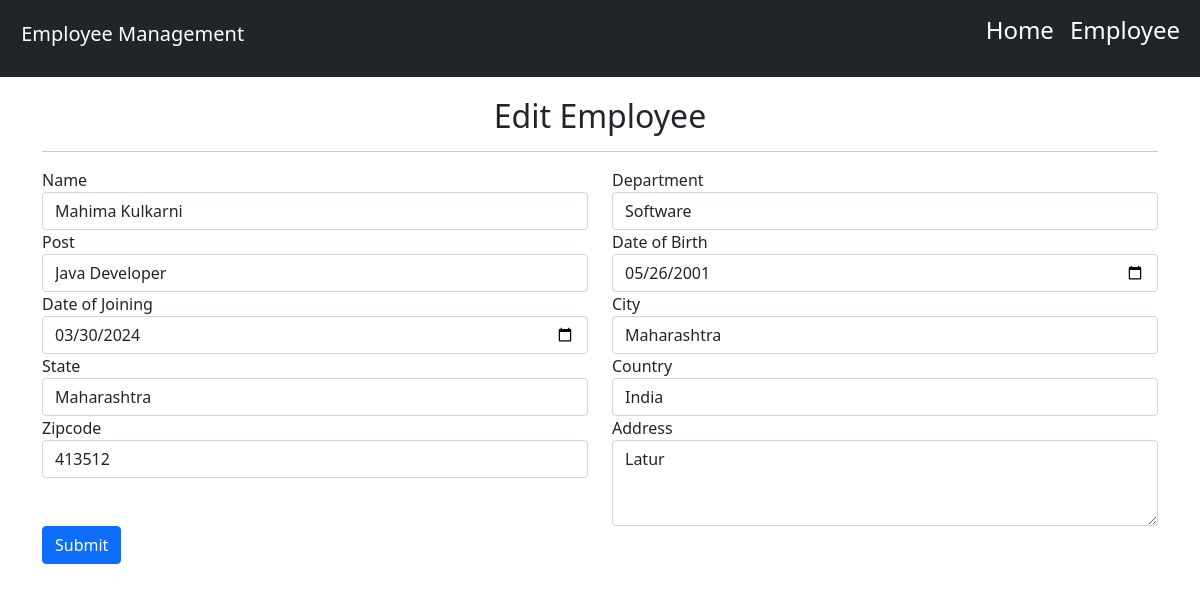
The page /employee-edit/3 on the database its author committed.
### employee/models.py (models this page shows, shortened)
class Employee(models.Model):
    name = models.CharField(max_length=100, null=True, blank=True)
    dob = models.DateField(null=True, blank=True)
    doj = models.DateField(null=True, blank=True)
    department = models.CharField(max_length=100, null=True, blank=True)
    post = models.CharField(max_length=100, null=True, blank=True)
    address = models.CharField(max_length=100, null=True, blank=True)
    city = models.CharField(max_length=100, null=True, blank=True)
    country = models.CharField(max_length=100, null=True, blank=True)
    zipcode = models.CharField(max_length=100, null=True, blank=True)
    state = models.CharField(max_length=100, null=True, blank=True)
    active = models.BooleanField(default=True)
    leave_count = models.IntegerField(null=True, blank=True, default=0)
    on_leave = models.BooleanField(default=False)

### employee/views.py (the view, shortened to what this page needs)
# urls.py: path('employee-edit/<int:pid>', views.edit_employee, name="edit_employee"),
def edit_employee(request, pid):
    emp_data = Employee.objects.get(id=pid)
    return render(request, 'employee/edit_employee.html', {'emp_data':emp_data})

### templates/employee/edit_employee.html (shortened to what this page needs)
{% extends 'employee/home.html' %}
{% block body %}
<div class="container">
    <h2 style="margin-top:20px" align="center">Edit Employee</h2><hr>
<form method="post" action="" enctype="multipart/form-data">
    <div class="row">
    <div class="form-group col-md-6">
      <label for="inputEmail4">Name</label>
      <input type="text" class="form-control"  name="name" id="inputEmail4" value="{{emp_data.name}}" required placeholder="Enter Full Name">
    </div>
    <div class="form-group col-md-6">
      <label for="inputPassword4">Department</label>
      <input type="text" class="form-control" name="department" id="inputPassword4" value="{{emp_data.department}}" required placeholder="Department">
    </div>
  </div>
    <div class="row">
    <div class="form-group col-md-6">
      <label for="inputEmail4">Post</label>
      <input type="text" class="form-control" name="post" id="inputEmail4" value="{{emp_data.post}}" required placeholder="Post">
    </div>
    <div class="form-group col-md-6">
      <label for="inputPassword4">Date of Birth</label>
      <input type="date" class="form-control" name="dob" id="inputPassword4"  value="{{emp_data.dob|date:"Y-m-d"}}" required>
    </div>
    </div>
    <div class="row">
    <div class="form-group col-md-6">
      <label for="inputEmail4">Date of Joining</label>
      <input type="date" class="form-control" name="doj" id="inputEmail4" value="{{emp_data.doj|date:"Y-m-d"}}" required>
    </div>
    <div class="form-group col-md-6">
      <label for="inputPassword4">City</label>
      <input type="text" class="form-control" name="city" id="inputPassword4"  value="{{emp_data.city}}" required placeholder="Enter City">
    </div>
    </div>
    <div class="row">
        <div class="form-group col-md-6">
          <label for="inputEmail4">State</label>
          <input type="text" class="form-control" name="state" id="inputEmail4" value="{{emp_data.state}}" required placeholder="Enter State">
        </div>
        <div class="form-group col-md-6">
          <label for="inputPassword4">Country</label>
          <input type="text" class="form-control" name="country" id="inputPassword4" value="{{emp_data.country}}" required placeholder="Enter Country">
        </div>
    </div>
    <div class="row">
        <div class="form-group col-md-6">
          <label for="inputEmail4">Zipcode</label>
          <input type="text" class="form-control" name="zipcode" id="inputEmail4" value="{{emp_data.zipcode}}" required placeholder="Enter zipcode">
        </div>
        <div class="form-group col-md-6">
            <label for="exampleFormControlTextarea1">Address</label>
            <textarea class="form-control" id="exampleFormControlTextarea1" name="address" rows="3">{{emp_data.address}}</textarea>
        </div>
    </div>
  <button type="submit" class="btn btn-primary">Submit</button>
</form>
</div>
{% endblock  %}

### rows shown on the page
Employee: name "Mahima Kulkarni", department "Software", post "Java Developer", dob "05/26/2001", doj "03/30/2024", city "Maharashtra", state "Maharashtra", country "India", zipcode "413512", address "Latur"
